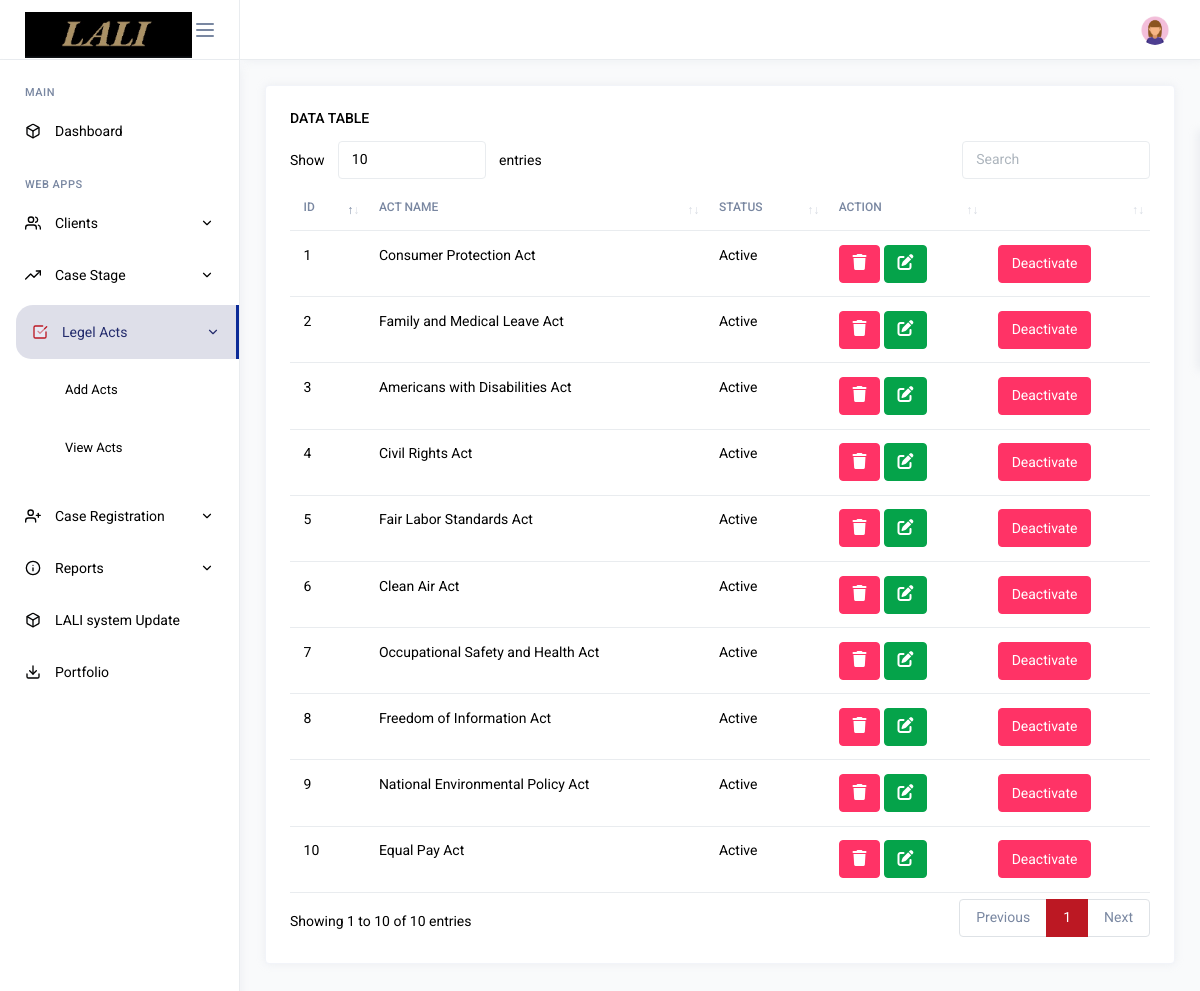
/control/view_act.php (signed in), run on the app's committed database.
### tables this page shows
CREATE TABLE `legel_acts` (
  `id` int(11) NOT NULL,
  `act_name` varchar(50) NOT NULL,
  `status` int(20) NOT NULL
);

### control/view_act.php (the view, shortened to what this page needs)
<?php
   include("../auth/header.php");
   ?>
<?php include("../auth/sidebar.php");?>
<link rel="stylesheet" href="popup_style.css">
<div class="page-content">
   <div class="row">
      <div class="col-md-12 grid-margin stretch-card">
         <div class="card">
            <div class="card-body">
               <h6 class="card-title">Data Table</h6>
               <div class="table-responsive">
                  <table id="dataTableExample" class="table">
                     <thead>
                        <tr>
                           <th>Id</th>
                           <th>Act Name</th>
                           <th>Status</th>
                           <th>Action</th>
                           <th></th>
                        </tr>
                     </thead>
                     <tbody>
                        <?php
                           include 'connection1.php';
                           $sql = "select * from legel_acts";
                           $result = $conn->query($sql);
                           if($result->num_rows > 0){
                            while($row = $result->fetch_array()){
                           ?>
                        <tr>
                           <td class="sorting_1"><?=$row['id'];?></td>
                           <td class="sorting_1"><?=$row['act_name'];?></td>
                           <td class="sorting_1"><?php  if($row['status']=="0")
                              echo "Active";
                               else
                              echo "Inactive";?></td>
                           <td><a class="btn btn-danger" href="view_act.php?id=<?=$row['id'];?>"><i class="fa fa-trash text-white" aria-hidden="true"></i></a>
                           	<a class="btn btn-success" href="edit_act.php?id=<?=$row['id'];?>"><i class="fa fa-edit text-white" aria-hidden="true"></i></a>
                           </td>
                           <td> <?php if($row['status']=="0")
                              echo "<a href=deactivate_act.php?id=".$row['id']." class='btn btn-danger'>Deactivate</a>";
                              else
                                             echo "<a href=activate_act.php?id=".$row['id']." class='btn btn-success'>Activate</a>";
                              ?></td>
                        </tr>
                        <?php
                           }
                           }
                           else{
                           	echo"sql error".$sql."<br>".$conn->error;
                           }
                           ?>
                     </tbody>
                  </table>
               </div>
            </div>
         </div>
      </div>
   </div>
</div>
<?php
   include("../auth/footer.php");
         ?>

### auth/header.php (shortened to what this page needs)
<!DOCTYPE html>
<link rel="stylesheet" href="../assets/vendors/core/core.css">
<link rel="stylesheet" href="../assets/vendors/bootstrap-datepicker/bootstrap-datepicker.min.css">
<link rel="stylesheet" href="../assets/vendors/datatables.net-bs4/dataTables.bootstrap4.css">
<link rel="stylesheet" href="../assets/fonts/feather-font/css/iconfont.css">
<link rel="stylesheet" href="../assets/vendors/flag-icon-css/css/flag-icon.min.css">
<link rel="stylesheet" href="https://cdnjs.cloudflare.com/ajax/libs/font-awesome/6.5.1/css/all.min.css" />
<link rel="stylesheet" href="../assets/css/demo1/style.css">
</head>
<body>
   <div class="main-wrapper">
   <div class="page-wrapper">
   <nav class="navbar">
      <div class="navbar-content">
         <ul class="navbar-nav">
            <li class="nav-item dropdown">
               <a class="nav-link dropdown-toggle" href="#" id="profileDropdown" role="button" data-bs-toggle="dropdown" aria-haspopup="true" aria-expanded="false">
                  <?php
                     include("connection1.php");
                     $sql = "select * from admin";
                     $result = $conn->query($sql);
                     if($result->num_rows > 0){
                      while($row = $result->fetch_array()){
                                   ?>
                  <img class="wd-30 ht-30 rounded-circle" src="image/<?php echo $row['photo'];?>" alt="profile">
                  <?php
                     }
                     }
                     else{
                     echo "sql error".$sql."<br>".$conn->error;
                     }
                     ?>
               </a>
            </li>
         </ul>
      </div>
   </nav>

### data on the page
legel_acts: id "1", act_name "Consumer Protection Act", status "Active"
legel_acts: id "2", act_name "Family and Medical Leave Act", status "Active"
legel_acts: id "3", act_name "Americans with Disabilities Act", status "Active"
legel_acts: id "4", act_name "Civil Rights Act", status "Active"
legel_acts: id "5", act_name "Fair Labor Standards Act", status "Active"
legel_acts: id "6", act_name "Clean Air Act", status "Active"
legel_acts: id "7", act_name "Occupational Safety and Health Act", status "Active"
legel_acts: id "8", act_name "Freedom of Information Act", status "Active"
legel_acts: id "9", act_name "National Environmental Policy Act", status "Active"
legel_acts: id "10", act_name "Equal Pay Act", status "Active"
